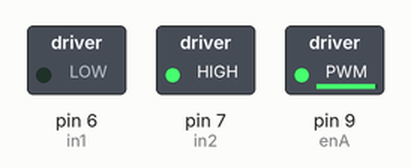
A sketch run on a simulated Arduino Uno, built with avr-gcc and run on an emulated ATmega328P. On the bench: switched loads named in the sketch (green lamp = pin HIGH).

Above: at 0.1 s.
Timing chart, 0 to 1.6 s (numbered marks = the images above):
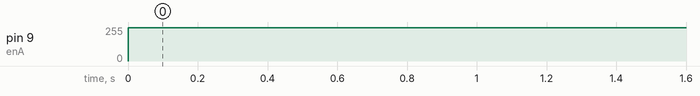

The sketch:

Motor_Driver.ino
```cpp
/*  Arduino DC Motor Control - PWM | H-Bridge | L298N  -  Example 01
    by Dejan Nedelkovski, www.HowToMechatronics.com
*/

#define enA 9
#define in1 6
#define in2 7

void setup() {
  pinMode(enA, OUTPUT);
  pinMode(in1, OUTPUT);
  pinMode(in2, OUTPUT);

  // Set initial rotation direction
  digitalWrite(in1, LOW);
  digitalWrite(in2, HIGH);
}

void loop() {
  // Drive the motor in one direction
  digitalWrite(in1, LOW);
  digitalWrite(in2, HIGH);

  // Set the desired speed (PWM value)
  int pwmOutput = 250; // Change this value to adjust the motor speed
  analogWrite(enA, pwmOutput); // Send PWM signal to L298N Enable pin
}
```

Measured:
- by itself, pin 9 (enA): 0/255 → 250/255 at 0.00 s
